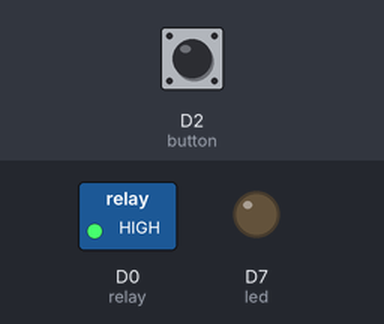
Bench run of a sketch on a simulated Particle Photon. Shown: switched loads named in the sketch (green lamp = pin HIGH), output pins drawn as LEDs (lit = HIGH). Dashed ring = blinking. The test bench sets the inputs (shaded band); at power-on: D2 (button) HIGH.

Above: at 1.3 s.
1.4 s: D2 (button) pulled LOW for 1 s
At 1.62 s:
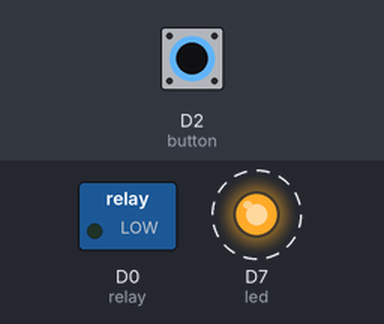
3.9 s: D2 (button) pulled LOW for 0.3 s
At 5.3 s:
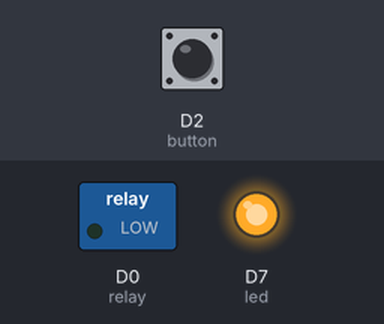
5.7 s: D2 (button) pulled LOW for 3.2 s
At 9.5 s:
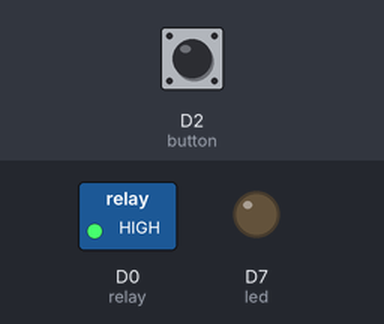
Timing chart, 0 to 11.0 s (numbered marks = the images above; inputs shaded):
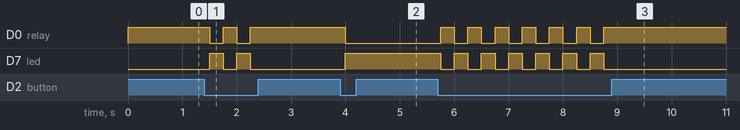

The sketch:

lux.ino
```cpp
// Define pin variables.
int relay = D0;
// Add a physical button
int button = D2;
// Add a status light
int led = D7;

// This stores the current state of the light.
bool light = false;

void setup()
{
  // Setup pin modes.
  pinMode(relay, OUTPUT);
  pinMode(button, INPUT_PULLUP);
  pinMode(led, OUTPUT);
  // Define a function to toggle the relay.
  Particle.function("relay", relayToggle);
  // Start with lights off.
  digitalWrite(relay, HIGH);
  digitalWrite(led, LOW);
  // Add a cloud variable to get the current status.
  Particle.variable("lightState", light);
}

// Define the loop function.
void loop() {
  // Add the button logic.
  int buttonState;
  buttonState = digitalRead(button);
  if(buttonState == LOW && light) {
    lightsOff();
  } else if (buttonState == LOW && !light) {
    lightsOn();
  }
  delay(250);
}

// Cloud exposed function to operate the relay.
// A command variable can be passed.
// If no variable is given, the function will toggle.
// If the command is 'on' or 'off' it will turn on/off accordingly
int relayToggle(String command) {
  if (command == "on") {
    lightsOn();
    return 1;
  } else if (command == "off") {
    lightsOff();
    return 0;
  } else {
    if(light) {
      lightsOff();
      return 0;
    } else {
      lightsOn();
      return 1;
    }
  }
}

// Function to turn the lights off.
void lightsOff() {
  digitalWrite(relay, HIGH);
  digitalWrite(led, LOW);
  light = false;
}

// Function to turn the lights on.
void lightsOn() {
  digitalWrite(relay, LOW);
  digitalWrite(led, HIGH);
  light = true;
}

// This function returns the current state.
bool getLightState() {
  return light;
}
```

Measured:
- after the input at 1.4 s, D0 (relay): alternates HIGH for 0.25 s and LOW for 0.25 s, 4 changes in all, then stays HIGH, starting after 0.10 s; D7 (led): alternates HIGH for 0.25 s and LOW for 0.25 s, 4 changes in all, then stays LOW, starting after 0.10 s
- after the input at 3.9 s, D0 (relay): HIGH → LOW after 0.10 s; D7 (led): LOW → HIGH after 0.10 s
- after the input at 5.7 s, D0 (relay): alternates HIGH for 0.25 s and LOW for 0.25 s, 13 changes in all, then stays HIGH, starting after 0.05 s; D7 (led): alternates HIGH for 0.25 s and LOW for 0.25 s, 13 changes in all, then stays LOW, starting after 0.05 s
